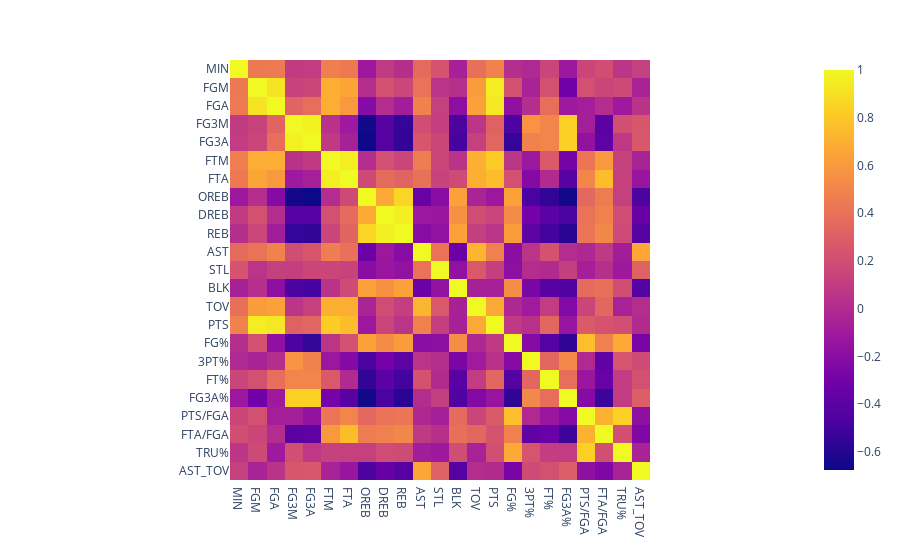

Notebook cell for this chart:
### Code cell
fig = px.imshow(data_per_min.corr())
fig.show()

### Figure 1 — Plotly figure (JSON) as saved in the notebook; plotly's stock layout.template omitted (floating-point values rounded to 4 significant figures; data arrays with more than 128 entries replaced by an {"elided": "..."} marker saying what was removed)
{"data": [{"coloraxis": "coloraxis", "hovertemplate": "x: %{x}<br>y: %{y}<br>color: %{z}<extra></extra>", "name": "0", "type": "heatmap", "x": ["MIN", "FGM", "FGA", "FG3M", "FG3A", "FTM", "FTA", "OREB", "DREB", "REB", "AST", "STL", "BLK", "TOV", "PTS", "FG%", "3PT%", "FT%", "FG3A%", "PTS/FGA", "FTA/FGA", "TRU%", "AST_TOV"], "xaxis": "x", "y": ["MIN", "FGM", "FGA", "FG3M", "FG3A", "FTM", "FTA", "OREB", "DREB", "REB", "AST", "STL", "BLK", "TOV", "PTS", "FG%", "3PT%", "FT%", "FG3A%", "PTS/FGA", "FTA/FGA", "TRU%", "AST_TOV"], "yaxis": "y", "z": {"elided": "23x23 float values"}}], "layout": {"coloraxis": {"colorscale": [[0, "#0d0887"], [0.1111, "#46039f"], [0.2222, "#7201a8"], [0.3333, "#9c179e"], [0.4444, "#bd3786"], [0.5556, "#d8576b"], [0.6667, "#ed7953"], [0.7778, "#fb9f3a"], [0.8889, "#fdca26"], [1, "#f0f921"]]}, "margin": {"t": 60}, "xaxis": {"anchor": "y", "constrain": "domain", "domain": [0, 1], "scaleanchor": "y"}, "yaxis": {"anchor": "x", "autorange": "reversed", "constrain": "domain", "domain": [0, 1]}}}
